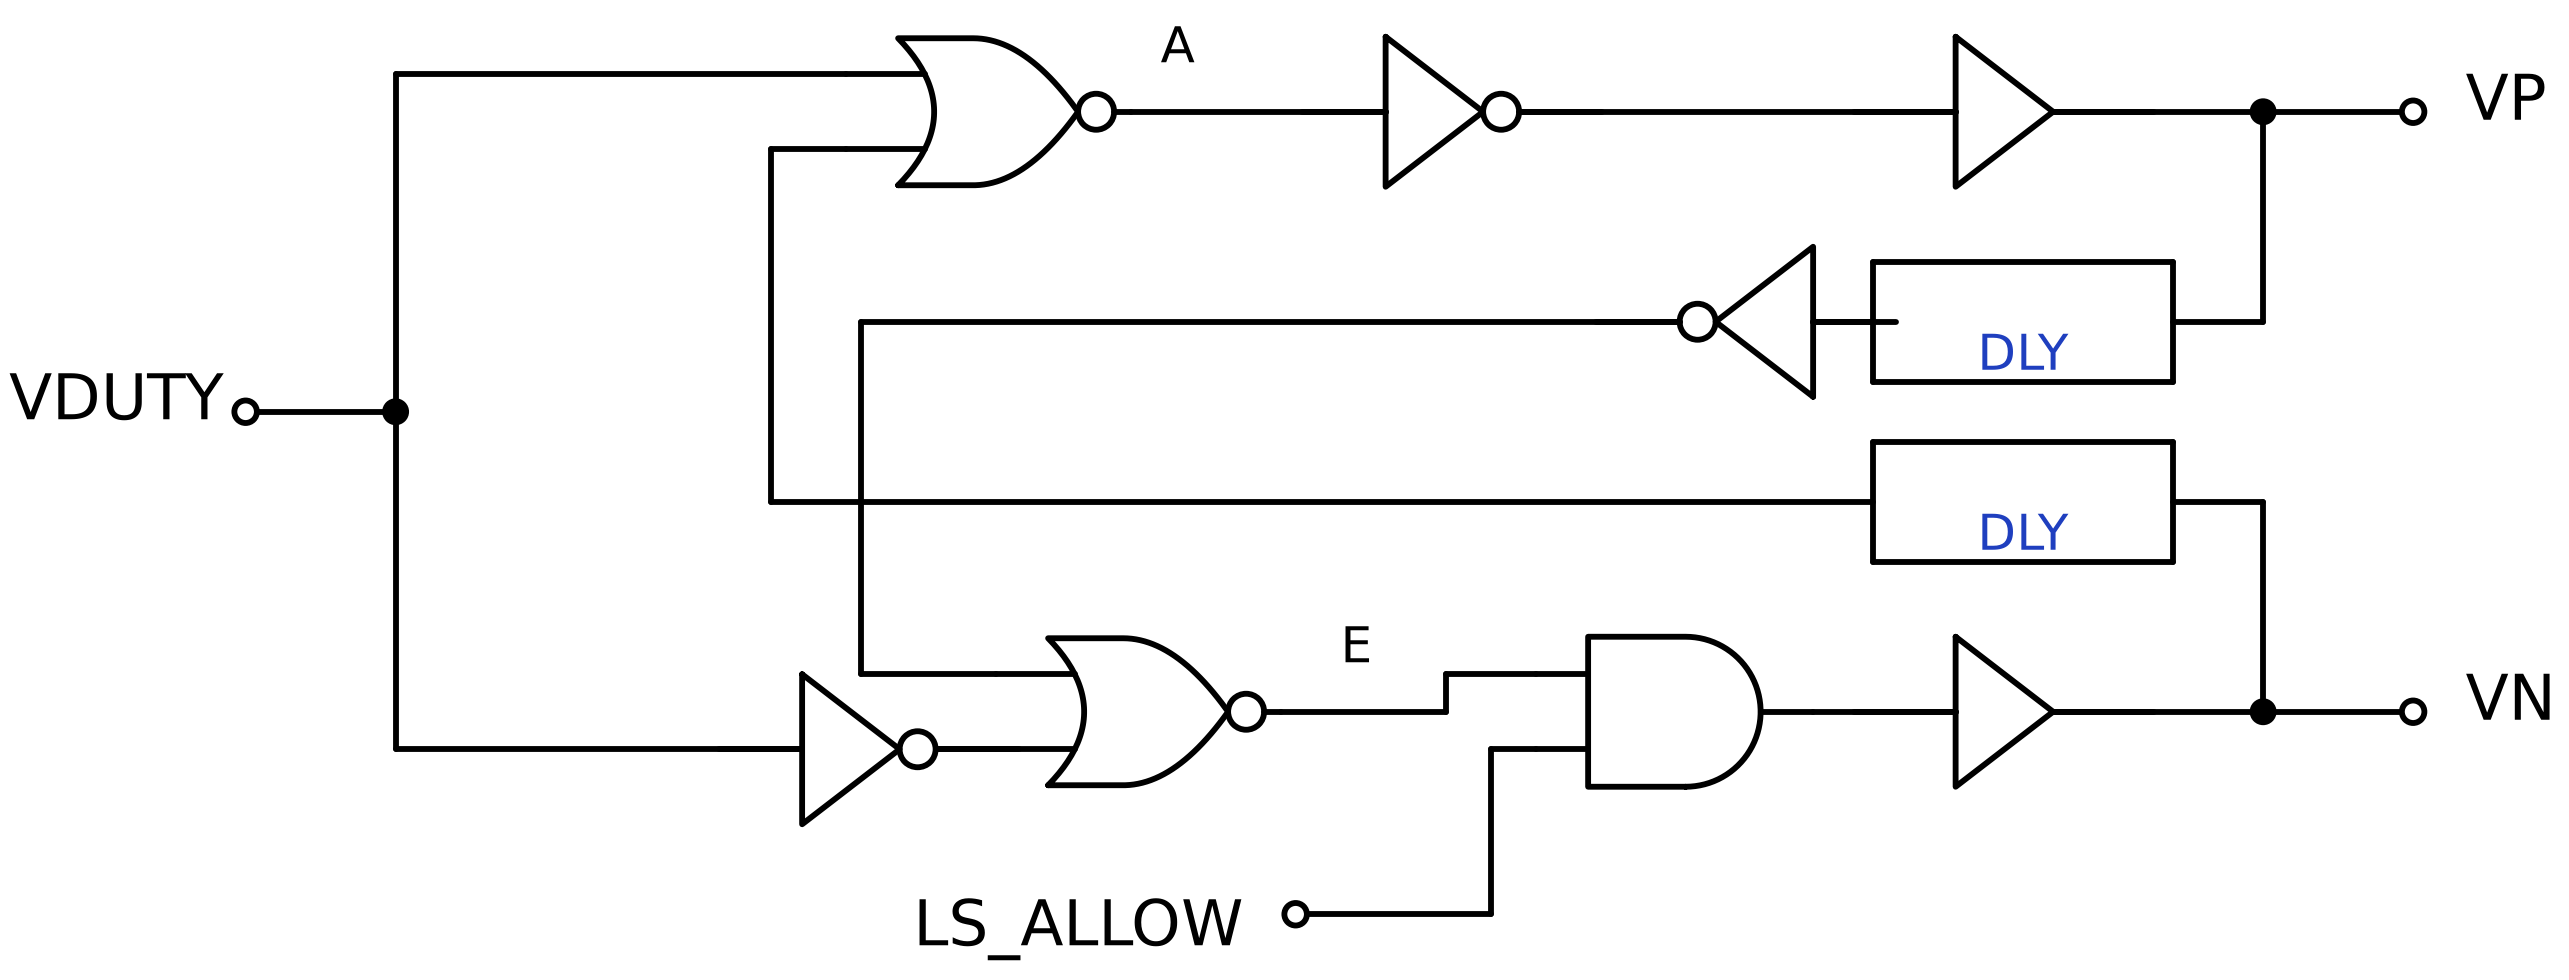

Source code (Python):
"""圖 死區控制電路（依 hspice/sub_system.net 的 .SUBCKT DEAD_ZONE 繪製；DLY_CELL 以方塊表示）。
Run: python diagram/report/fig2_15_deadzone.py
"""
from pathlib import Path
import sys
sys.path.insert(0, str(Path(__file__).resolve().parent))
from _style import Sch, elm, lg, BLUE

OUT = Path(__file__).resolve().parent
s = Sch(); A, P, W = s.A, s.P, s.wire


def box(xr, y, w, h, name):
    """box whose RIGHT edge centre is (xr, y); returns (left_pt, right_pt)."""
    x0, x1, y0, y1 = xr - w, xr, y - h / 2, y + h / 2
    W((x0, y0), (x1, y0), (x1, y1), (x0, y1), (x0, y0))
    s.lab(((x0 + x1) / 2 - 0.1, y - 0.1), name, 'center', color=BLUE, fs=12)
    return (x0, y), (x1, y)


YT, YB = 4.0, 0.0
# ---------- top (P) path: NOR1 -> INV1 -> BUF -> VP
nor1 = A(lg.Nor().right().anchor('in1').at((4.0, YT + 0.25)))
inv1 = A(lg.Not().right().anchor('in1').at((7.6, P(nor1, 'out')[1])))
W(P(nor1, 'out'), P(inv1, 'in1'))
buf1 = A(lg.Buf().right().anchor('in1').at((11.4, P(nor1, 'out')[1])))
W(P(inv1, 'out'), P(buf1, 'in1'))
yP = P(buf1, 'out')[1]
XOUT = P(buf1, 'out')[0] + 1.4
W(P(buf1, 'out'), (XOUT, yP)); s.dot((XOUT, yP))
W((XOUT, yP), (XOUT + 1.0, yP)); s.port((XOUT + 1.0, yP), 'VP', 'right')

# ---------- bottom (N) path: INV3 -> NOR2 -> AND(LS_ALLOW) -> BUF -> VN
nor2 = A(lg.Nor().right().anchor('in2').at((5.0, YB - 0.25)))
inv3 = A(lg.Not().right().anchor('out').at((P(nor2, 'in2')[0] - 0.4, P(nor2, 'in2')[1])))
W(P(inv3, 'out'), P(nor2, 'in2'))
andn = A(lg.And().right().anchor('in1').at((8.6, P(nor2, 'out')[1] + 0.25)))
W(P(nor2, 'out'), (P(andn, 'in1')[0] - 0.6, P(nor2, 'out')[1]), (P(andn, 'in1')[0] - 0.6, P(andn, 'in1')[1]), P(andn, 'in1'))
yl = P(andn, 'in2')[1] - 1.1
W(P(andn, 'in2'), (P(andn, 'in2')[0] - 0.3, P(andn, 'in2')[1]), (P(andn, 'in2')[0] - 0.3, yl), (P(andn, 'in2')[0] - 1.6, yl))
s.port((P(andn, 'in2')[0] - 1.6, yl), 'LS_ALLOW', 'left')
buf2 = A(lg.Buf().right().anchor('in1').at((11.4, P(andn, 'out')[1])))
W(P(andn, 'out'), P(buf2, 'in1'))
yN = P(buf2, 'out')[1]
W(P(buf2, 'out'), (XOUT, yN)); s.dot((XOUT, yN))
W((XOUT, yN), (XOUT + 1.0, yN)); s.port((XOUT + 1.0, yN), 'VN', 'right')

# ---------- VDUTY to NOR1 and INV3
X0, XS = 0.0, 1.0
YM = (YT + YB) / 2
W((X0, YM), (XS, YM)); s.port((X0, YM), 'VDUTY', 'left'); s.dot((XS, YM))
W((XS, YM), (XS, P(nor1, 'in1')[1]), P(nor1, 'in1'))
W((XS, YM), (XS, P(inv3, 'in1')[1]), P(inv3, 'in1'))

# ---------- feedback: VP -> DLY_P -> INV2 -> NOR2.in1 ;  VN -> DLY_N -> NOR1.in2
yfp, yfn = YM + 0.6, YM - 0.6
W((XOUT, yP), (XOUT, yfp))
lp, rp = box(XOUT - 0.6, yfp, 2.0, 0.8, 'DLY')
W((XOUT, yfp), rp)
inv2 = A(lg.Not().left().anchor('in1').at((lp[0] - 0.4, yfp)))
W(lp, P(inv2, 'in1'))
xq = P(nor2, 'in1')[0] - 0.9
W(P(inv2, 'out'), (xq, yfp), (xq, P(nor2, 'in1')[1]), P(nor2, 'in1'))
W((XOUT, yN), (XOUT, yfn))
ln, rn = box(XOUT - 0.6, yfn, 2.0, 0.8, 'DLY')
W((XOUT, yfn), rn)
xr = P(nor1, 'in2')[0] - 0.5
W(ln, (xr, yfn), (xr, P(nor1, 'in2')[1]), P(nor1, 'in2'))
s.lab((P(nor1, 'out')[0] + 0.1, P(nor1, 'out')[1] + 0.35), 'A', color='black', fs=12)
s.lab((P(nor2, 'out')[0] + 0.3, P(nor2, 'out')[1] + 0.35), 'E', color='black', fs=12)
s.save(OUT / 'fig2_15_deadzone')
